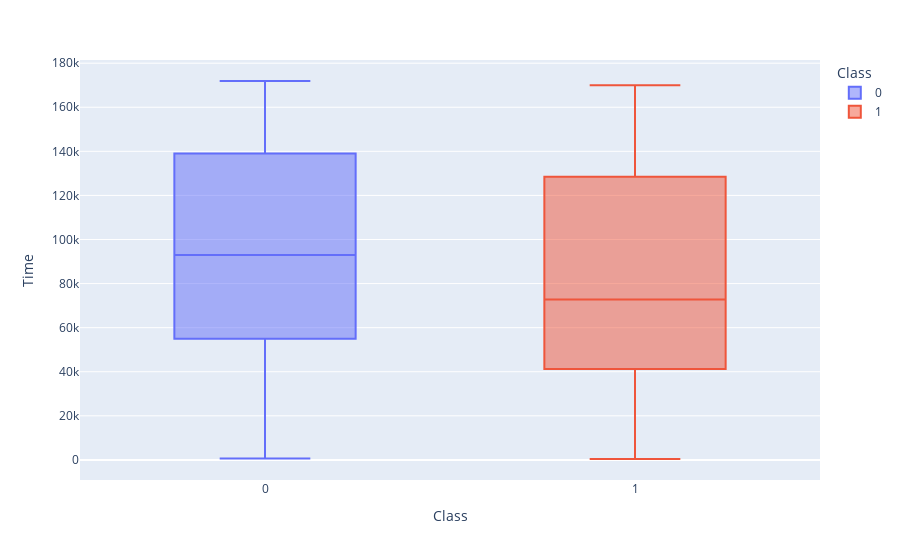

Notebook code cell kept with this figure:
### Code cell
fig = px.box(df_us, x='Class', y="Time", color='Class')
fig.show()

### Figure 1 — Plotly figure (JSON) as saved in the notebook; plotly's stock layout.template omitted (floating-point values rounded to 4 significant figures; data arrays with more than 128 entries replaced by an {"elided": "..."} marker saying what was removed)
{"data": [{"alignmentgroup": "True", "hovertemplate": "Class=%{x}<br>Time=%{y}<extra></extra>", "legendgroup": "0", "marker": {"color": "#636efa"}, "name": "0", "notched": false, "offsetgroup": "0", "orientation": "v", "showlegend": true, "type": "box", "x": {"elided": "369 int values"}, "x0": " ", "xaxis": "x", "y": {"elided": "369 int values"}, "y0": " ", "yaxis": "y"}, {"alignmentgroup": "True", "hovertemplate": "Class=%{x}<br>Time=%{y}<extra></extra>", "legendgroup": "1", "marker": {"color": "#EF553B"}, "name": "1", "notched": false, "offsetgroup": "1", "orientation": "v", "showlegend": true, "type": "box", "x": {"elided": "369 int values"}, "x0": " ", "xaxis": "x", "y": {"elided": "369 int values"}, "y0": " ", "yaxis": "y"}], "layout": {"boxmode": "overlay", "legend": {"title": {"text": "Class"}, "tracegroupgap": 0}, "margin": {"t": 60}, "xaxis": {"anchor": "y", "categoryarray": [0, 1], "categoryorder": "array", "domain": [0, 1], "title": {"text": "Class"}}, "yaxis": {"anchor": "x", "domain": [0, 1], "title": {"text": "Time"}}}}
